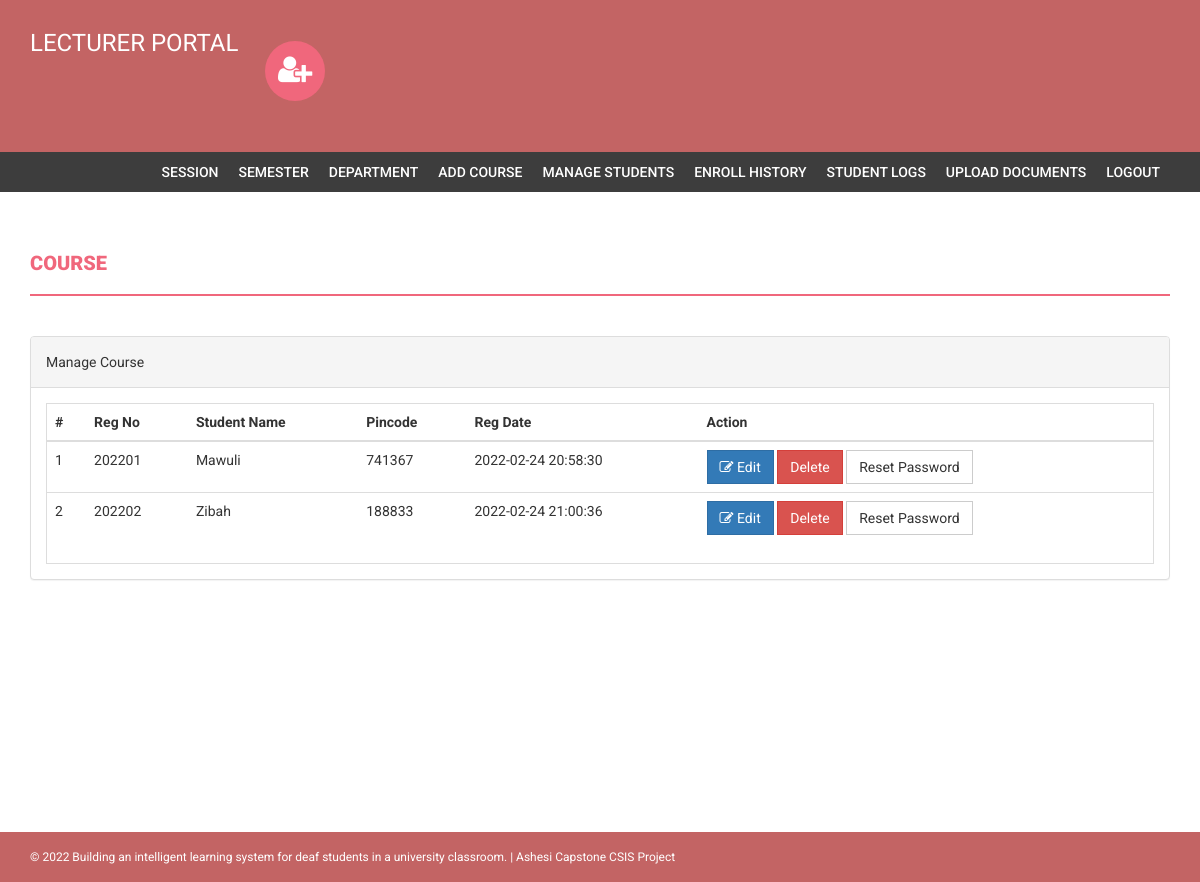
Page /admin/manage-students.php (signed in) on the committed database.
### tables this page shows
CREATE TABLE `students` (
  `StudentRegno` varchar(255) NOT NULL,
  `studentPhoto` varchar(255) DEFAULT NULL,
  `password` varchar(255) DEFAULT NULL,
  `studentName` varchar(255) DEFAULT NULL,
  `pincode` varchar(255) DEFAULT NULL,
  `session` varchar(255) DEFAULT NULL,
  `department` varchar(255) DEFAULT NULL,
  `semester` varchar(255) DEFAULT NULL,
  `cgpa` decimal(10,2) DEFAULT NULL,
  `creationdate` timestamp NULL DEFAULT current_timestamp(),
  `updationDate` varchar(255) DEFAULT NULL
);

### admin/manage-students.php (the view, shortened to what this page needs)
<?php
if(strlen($_SESSION['alogin'])==0)
    {
header('location:index.php');
}
else{
?>
<!DOCTYPE html>
<html xmlns="http://www.w3.org/1999/xhtml">
<head>
    <link href="assets/css/bootstrap.css" rel="stylesheet" />
    <link href="assets/css/font-awesome.css" rel="stylesheet" />
    <link href="assets/css/style.css" rel="stylesheet" />
</head>
<body>
<?php include('includes/header.php');?>
<?php if($_SESSION['alogin']!="")
{
 include('includes/menubar.php');
}
 ?>
    <div class="content-wrapper">
        <div class="container">
              <div class="row">
                    <div class="col-md-12">
                        <h1 class="page-head-line">Course  </h1>
                    </div>
                </div>
                <div class="row" >
                <div class="col-md-12">
                    <div class="panel panel-default">
                        <div class="panel-heading">
                            Manage Course
                        </div>
                        <div class="panel-body">
                            <div class="table-responsive table-bordered">
                                <table class="table">
                                    <thead>
                                        <tr>
                                            <th>#</th>
                                            <th>Reg No </th>
                                            <th>Student Name </th>
                                            <th> Pincode</th>
                                             <th>Reg Date</th>
                                             <th>Action</th>
                                        </tr>
                                    </thead>
                                    <tbody>
<?php
$sql=mysqli_query($con,"select * from students");
$cnt=1;
while($row=mysqli_fetch_array($sql))
{
?>
                                        <tr>
                                            <td><?php echo $cnt;?></td>
                                            <td><?php echo htmlentities($row['StudentRegno']);?></td>
                                            <td><?php echo htmlentities($row['studentName']);?></td>
                                            <td><?php echo htmlentities($row['pincode']);?></td>
                                            <td><?php echo htmlentities($row['creationdate']);?></td>
                                            <td>
                                            <a href="edit-student-profile.php?id=<?php echo $row['StudentRegno']?>">
<button class="btn btn-primary"><i class="fa fa-edit "></i> Edit</button> </a>
<a href="manage-students.php?id=<?php echo $row['StudentRegno']?>&del=delete" onClick="return confirm('Are you sure you want to delete?')">
                                            <button class="btn btn-danger">Delete</button>
</a>
<a href="manage-students.php?id=<?php echo $row['StudentRegno']?>&pass=update" onClick="return confirm('Are you sure you want to reset password?')">
<button type="submit" name="submit" id="submit" class="btn btn-default">Reset Password</button>
</a>
                                            </td>
                                        </tr>
<?php
$cnt++;
} ?>
                                    </tbody>
                                </table>
                            </div>
                        </div>
                    </div>
                </div>
            </div>
        </div>
    </div>
  <?php include('includes/footer.php');?>
</body>
</html>
<?php } ?>

### admin/assets/css/style.css (style rules this page uses)
body { font-family: 'Roboto', sans-serif; line-height: 30px; }
.content-wrapper { margin-top: 40px; min-height: 600px; padding-bottom: 60px; }
.page-head-line { font-weight: 900; padding-bottom: 20px; border-bottom: 2px solid #F0677C; text-transform: uppercase; color: #F0677C; font-size: 20px; margin-bottom: 40px; }
.btn { border-radius: 0px; -webkit-border-radius: 0px; -moz-border-radius: 0px; }

### rows in the picture
students: StudentRegno "202201", studentName "Mawuli", pincode "741367", creationdate "2022-02-24 20:58:30"
students: StudentRegno "202202", studentName "Zibah", pincode "188833", creationdate "2022-02-24 21:00:36"
